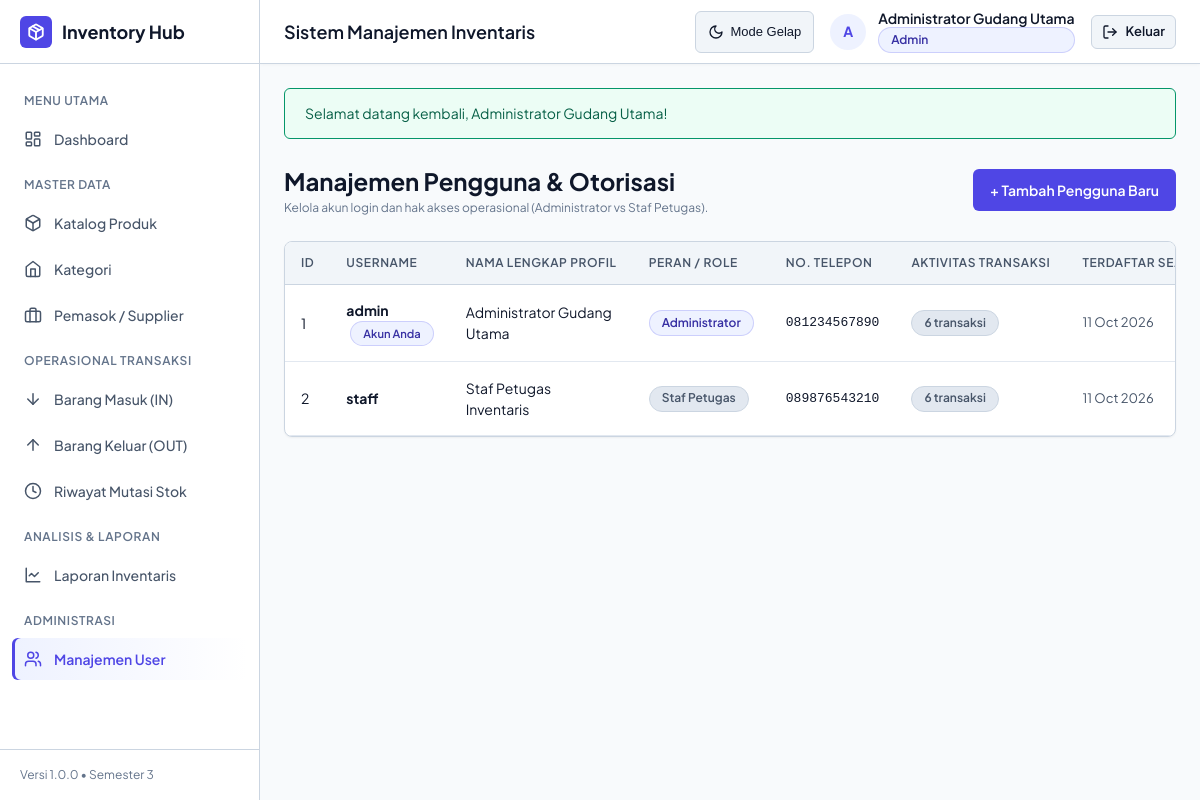
The app's page /index.php?page=users (signed in) with its own data.
### tables this page shows
CREATE TABLE IF NOT EXISTS users (
  id INT PRIMARY KEY AUTO_INCREMENT,
  username VARCHAR(50) NOT NULL UNIQUE,
  password_hash VARCHAR(255) NOT NULL,
  role ENUM('admin', 'staff') NOT NULL DEFAULT 'staff',
  created_at DATETIME NOT NULL DEFAULT CURRENT_TIMESTAMP
);

### app/Core/View.php (called while the page is built, shortened)
<?php
class View {
    public static function render($viewPath, array $data = [], $layout = 'main') {
        extract($data);
        $flashSuccess = isset($_SESSION['flash_success']) ? $_SESSION['flash_success'] : null;
        $viewFile = __DIR__ . '/../../views/' . $viewPath . '.php';
        require $viewFile;
        $content = ob_get_clean();
        $layoutFile = __DIR__ . '/../../views/layouts/' . $layout . '.php';
        require $layoutFile;
    }
}

### app/Controllers/UserController.php (called while the page is built, shortened)
<?php
require_once __DIR__ . '/../Core/View.php';
require_once __DIR__ . '/../Models/User.php';
require_once __DIR__ . '/../Helpers/Auth.php';
require_once __DIR__ . '/../Helpers/Sanitize.php';
class UserController {
    public function index() {
        $users = User::getAll();
        View::render('users/index', ['users' => $users]);
    }
}

### index.php (called while the page is built, shortened)
<?php
require_once __DIR__ . '/config/app.php';
require_once __DIR__ . '/app/Helpers/Sanitize.php';
require_once __DIR__ . '/app/Helpers/Auth.php';
Router::dispatch();

### config/app.php (called while the page is built, shortened)
<?php
function baseUrl($path = '') {
    $scriptDir = dirname(isset($_SERVER['SCRIPT_NAME']) ? $_SERVER['SCRIPT_NAME'] : '');
    $base = rtrim(str_replace('\\', '/', $scriptDir), '/');
    return ($base ?: '') . '/' . ltrim($path, '/');
}

### app/Models/User.php (called while the page is built, shortened)
<?php
class User {
    public static function getAll() {
        $pdo = Database::getConnection();
        $sql = '
            SELECT u.id, u.username, u.role, u.created_at,
                   up.full_name, up.phone,
                   COUNT(sm.id) AS transaction_count
            FROM users u
            LEFT JOIN user_profiles up ON up.user_id = u.id
            LEFT JOIN stock_movements sm ON sm.user_id = u.id
            GROUP BY u.id, u.username, u.role, u.created_at, up.full_name, up.phone
            ORDER BY u.id ASC
        ';
        return $pdo->query($sql)->fetchAll();
    }
}

### app/Helpers/Sanitize.php (called while the page is built, shortened)
<?php
class Sanitize {
    public static function escape($data) {
        return htmlspecialchars((string) $data, ENT_QUOTES, 'UTF-8');
    }
    public static function date($datetime, $withTime = true) {
        $timestamp = strtotime($datetime);
        $format = $withTime ? 'd M Y, H:i' : 'd M Y';
        return date($format, $timestamp);
    }
}
function e($data) {
    return Sanitize::escape($data);
}

### app/Helpers/Auth.php (called while the page is built, shortened)
<?php
class Auth {
    public static function user() {
        return isset($_SESSION['user']) ? $_SESSION['user'] : null;
    }
    public static function id() {
        return (isset($_SESSION['user']) && isset($_SESSION['user']['id'])) ? $_SESSION['user']['id'] : null;
    }
    public static function role() {
        return (isset($_SESSION['user']) && isset($_SESSION['user']['role'])) ? $_SESSION['user']['role'] : null;
    }
    public static function isAdmin() {
        return self::role() === 'admin';
    }
}

### views/users/index.php (the view, shortened to what this page needs)
<div style="margin-bottom: 1.5rem; display: flex; justify-content: space-between; align-items: center; flex-wrap: wrap; gap: 1rem;">
    <div>
        <h2 style="font-size: 1.5rem; font-weight: 700;">Manajemen Pengguna & Otorisasi</h2>
        <p class="form-hint" style="margin: 0;">Kelola akun login dan hak akses operasional (Administrator vs Staf Petugas).</p>
    </div>
    <div>
        <a href="<?= baseUrl('index.php?page=users&action=create') ?>" class="btn btn-primary">
            + Tambah Pengguna Baru
        </a>
    </div>
</div>
<div class="card">
    <div class="table-responsive">
        <table class="data-table">
            <thead>
                <tr>
                    <th>ID</th>
                    <th>Username</th>
                    <th>Nama Lengkap Profil</th>
                    <th>Peran / Role</th>
                    <th>No. Telepon</th>
                    <th>Aktivitas Transaksi</th>
                    <th>Terdaftar Sejak</th>
                </tr>
            </thead>
            <tbody>
                <?php foreach ($users as $u): ?>
                    <tr>
                        <td><?= (int)$u['id'] ?></td>
                        <td>
                            <strong><?= e($u['username']) ?></strong>
                            <?php if ($u['id'] === Auth::id()): ?>
                                <span class="badge badge-primary" style="font-size: 0.7rem; margin-left: 4px;">Akun Anda</span>
                            <?php endif; ?>
                        </td>
                        <td><?= e($u['full_name'] ?: '-') ?></td>
                        <td>
                            <?php if ($u['role'] === 'admin'): ?>
                                <span class="badge badge-primary">Administrator</span>
                            <?php else: ?>
                                <span class="badge badge-neutral">Staf Petugas</span>
                            <?php endif; ?>
                        </td>
                        <td class="mono"><?= e($u['phone'] ?: '-') ?></td>
                        <td>
                            <span class="badge badge-neutral"><?= (int)$u['transaction_count'] ?> transaksi</span>
                        </td>
                        <td style="font-size: 0.8125rem; color: var(--text-muted);"><?= Sanitize::date($u['created_at'], false) ?></td>
                    </tr>
                <?php endforeach; ?>
            </tbody>
        </table>
    </div>
</div>

### views/layouts/main.php (shortened to what this page needs)
<?php
require_once __DIR__ . '/../../app/Helpers/Auth.php';
require_once __DIR__ . '/../../app/Helpers/Sanitize.php';
$currentUser = Auth::user();
$currentPage = isset($_GET['page']) ? $_GET['page'] : 'dashboard';
$currentAction = isset($_GET['action']) ? $_GET['action'] : '';
?>
<!DOCTYPE html>
<html lang="id">
<head>
    <link rel="stylesheet" href="<?= baseUrl('assets/css/style.css') ?>">
</head>
<body>
<div class="app-layout">
    <aside class="sidebar" aria-label="Menu Navigasi Utama">
        <div class="sidebar-header">
            <a href="<?= baseUrl('index.php?page=dashboard') ?>" class="brand-logo">
                <div class="brand-icon">
                </div>
                <span><?= e(APP_NAME) ?></span>
            </a>
        </div>
        <nav class="sidebar-nav">
            <div class="nav-section-title">Menu Utama</div>
            <a href="<?= baseUrl('index.php?page=dashboard') ?>" class="nav-item <?= $currentPage === 'dashboard' ? 'active' : '' ?>">
                <span>Dashboard</span>
            </a>
            <div class="nav-section-title">Master Data</div>
            <a href="<?= baseUrl('index.php?page=products') ?>" class="nav-item <?= $currentPage === 'products' ? 'active' : '' ?>">
                <svg viewBox="0 0 24 24" fill="none" stroke="currentColor" stroke-width="2" stroke-linecap="round" stroke-linejoin="round"><path d="M21 8a2 2 0 0 0-1-1.73l-7-4a2 2 0 0 0-2 0l-7 4A2 2 0 0 0 3 8v8a2 2 0 0 0 1 1.73l7 4a2 2 0 0 0 2 0l7-4A2 2 0 0 0 21 16Z"/><path d="m3.3 7 8.7 5 8.7-5"/><path d="M12 22V12"/></svg>
                <span>Katalog Produk</span>
            </a>
            <a href="<?= baseUrl('index.php?page=categories') ?>" class="nav-item <?= $currentPage === 'categories' ? 'active' : '' ?>">
                <svg viewBox="0 0 24 24" fill="none" stroke="currentColor" stroke-width="2" stroke-linecap="round" stroke-linejoin="round"><path d="m3 9 9-7 9 7v11a2 2 0 0 1-2 2H5a2 2 0 0 1-2-2z"/><polyline points="9 22 9 12 15 12 15 22"/></svg>
                <span>Kategori</span>
            </a>
            <a href="<?= baseUrl('index.php?page=suppliers') ?>" class="nav-item <?= $currentPage === 'suppliers' ? 'active' : '' ?>">
                <svg viewBox="0 0 24 24" fill="none" stroke="currentColor" stroke-width="2" stroke-linecap="round" stroke-linejoin="round"><rect width="20" height="14" x="2" y="7" rx="2" ry="2"/><path d="M16 21V5a2 2 0 0 0-2-2h-4a2 2 0 0 0-2 2v16"/></svg>
                <span>Pemasok / Supplier</span>
            </a>
            <div class="nav-section-title">Operasional Transaksi</div>
            <a href="<?= baseUrl('index.php?page=transactions&action=in') ?>" class="nav-item <?= ($currentPage === 'transactions' && $currentAction === 'in') ? 'active' : '' ?>">
                <svg viewBox="0 0 24 24" fill="none" stroke="currentColor" stroke-width="2" stroke-linecap="round" stroke-linejoin="round"><path d="M12 5v14"/><path d="m19 12-7 7-7-7"/></svg>
                <span>Barang Masuk (IN)</span>
            </a>
            <a href="<?= baseUrl('index.php?page=transactions&action=out') ?>" class="nav-item <?= ($currentPage === 'transactions' && $currentAction === 'out') ? 'active' : '' ?>">
                <svg viewBox="0 0 24 24" fill="none" stroke="currentColor" stroke-width="2" stroke-linecap="round" stroke-linejoin="round"><path d="M12 19V5"/><path d="m5 12 7-7 7 7"/></svg>
                <span>Barang Keluar (OUT)</span>
            </a>
            <a href="<?= baseUrl('index.php?page=transactions&action=history') ?>" class="nav-item <?= ($currentPage === 'transactions' && ($currentAction === 'history' || $currentAction === '')) ? 'active' : '' ?>">
                <svg viewBox="0 0 24 24" fill="none" stroke="currentColor" stroke-width="2" stroke-linecap="round" stroke-linejoin="round"><circle cx="12" cy="12" r="10"/><polyline points="12 6 12 12 16 14"/></svg>
                <span>Riwayat Mutasi Stok</span>
            </a>
            <div class="nav-section-title">Analisis & Laporan</div>
            <a href="<?= baseUrl('index.php?page=reports') ?>" class="nav-item <?= $currentPage === 'reports' ? 'active' : '' ?>">
                <svg viewBox="0 0 24 24" fill="none" stroke="currentColor" stroke-width="2" stroke-linecap="round" stroke-linejoin="round"><path d="M3 3v18h18"/><path d="m19 9-5 5-4-4-3 3"/></svg>
                <span>Laporan Inventaris</span>
            </a>
            <?php if (Auth::isAdmin()): ?>
            <div class="nav-section-title">Administrasi</div>
            <a href="<?= baseUrl('index.php?page=users') ?>" class="nav-item <?= $currentPage === 'users' ? 'active' : '' ?>">
                <svg viewBox="0 0 24 24" fill="none" stroke="currentColor" stroke-width="2" stroke-linecap="round" stroke-linejoin="round"><path d="M16 21v-2a4 4 0 0 0-4-4H6a4 4 0 0 0-4 4v2"/><circle cx="9" cy="7" r="4"/><path d="M22 21v-2a4 4 0 0 0-3-3.87"/><path d="M16 3.13a4 4 0 0 1 0 7.75"/></svg>
                <span>Manajemen User</span>
            </a>
            <?php endif; ?>
        </nav>
        <div class="sidebar-footer">
            Versi <?= e(APP_VERSION) ?> &bull; Semester 3
        </div>
    </aside>
    <div class="main-area">
        <header class="topbar">
            <div class="topbar-left">
                <h1 class="topbar-title">Sistem Manajemen Inventaris</h1>
            </div>
            <div class="topbar-right">
                <button type="button" class="theme-toggle-btn" id="themeToggleBtn" aria-label="Ganti Tema">
                </button>
                <div class="user-badge-group">
                    <div class="user-avatar" aria-hidden="true">
                        <?= strtoupper(substr(isset($currentUser['username']) ? $currentUser['username'] : 'U', 0, 1)) ?>
                    </div>
                    <div class="user-info">
                        <?php
                            $nameDisplay = (isset($currentUser['full_name']) && $currentUser['full_name']) ? $currentUser['full_name'] : (isset($currentUser['username']) ? $currentUser['username'] : 'User');
                            $roleDisplay = isset($currentUser['role']) ? $currentUser['role'] : 'guest';
                        ?>
                        <span class="user-name"><?= e($nameDisplay) ?></span>
                        <span class="user-role badge <?= $roleDisplay === 'admin' ? 'badge-primary' : 'badge-neutral' ?>">
                            <?= e($roleDisplay) ?>
                        </span>
                    </div>
                </div>
                <a href="<?= baseUrl('index.php?page=logout') ?>" class="btn btn-secondary btn-sm" title="Keluar">
                    <svg width="16" height="16" viewBox="0 0 24 24" fill="none" stroke="currentColor" stroke-width="2" stroke-linecap="round" stroke-linejoin="round"><path d="M9 21H5a2 2 0 0 1-2-2V5a2 2 0 0 1 2-2h4"/><polyline points="16 17 21 12 16 7"/><line x1="21" x2="9" y1="12" y2="12"/></svg>
                    <span>Keluar</span>
                </a>
            </div>
        </header>
        <main class="content-wrapper" id="mainContent">
            <?php if (!empty($flashSuccess)): ?>
                <div class="alert alert-success" role="alert">
                    <span><?= e($flashSuccess) ?></span>
                </div>
            <?php endif; ?>
            <?= $content ?>
        </main>
    </div>
</div>
</body>
</html>

### records on screen
users: username "A", role "Admin", id "1", username "admin", shows "Akun Anda", full_name "Administrator Gudang Utama", phone "081234567890", transaction_count "6", created_at "11 Oct 2026"
users: id "2", username "staff", full_name "Staf Petugas Inventaris", role "Staf Petugas", phone "089876543210", transaction_count "6", created_at "11 Oct 2026"

### other values on screen
APP_NAME "Inventory Hub"
APP_VERSION "1.0.0"
$nameDisplay "Administrator Gudang Utama"
$flashSuccess "Selamat datang kembali, Administrator Gudang Utama!"
